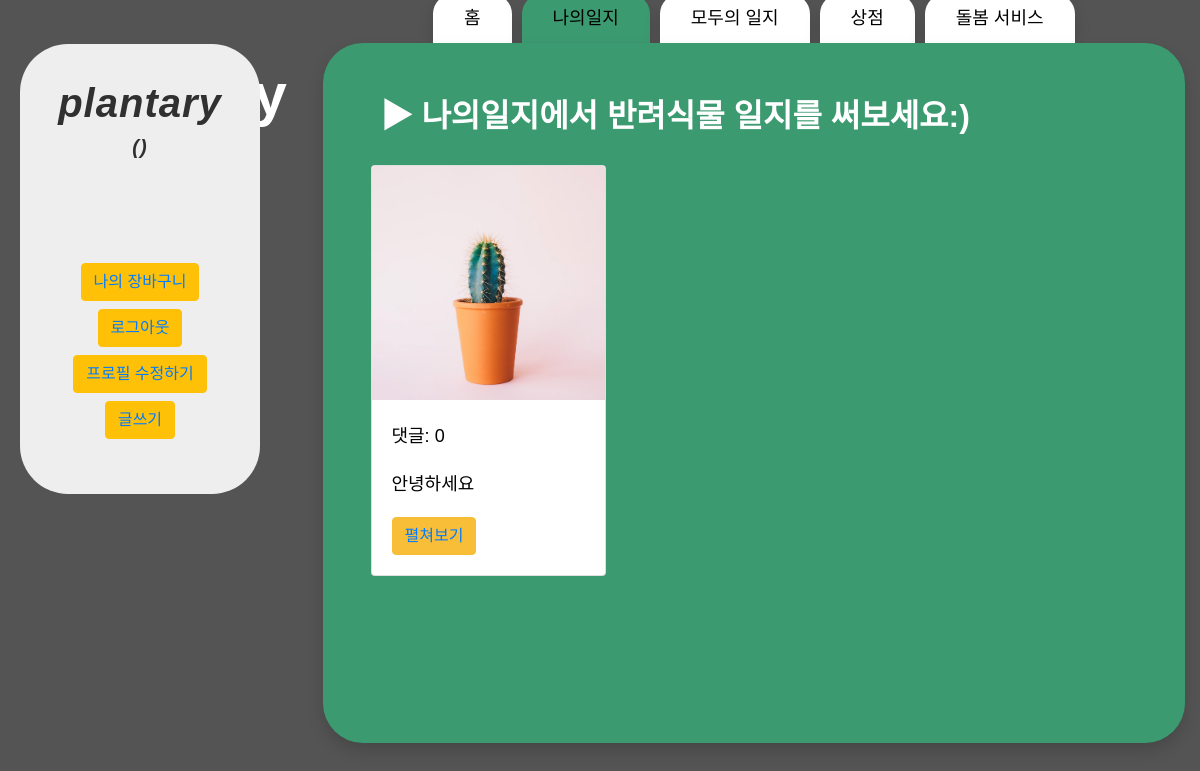
/ourdiary/mylist/ (signed in), run on the app's committed database.
### ourdiary/models.py (models this page shows, shortened)
class Photo(models.Model):
    blog = models.ForeignKey(Ourdiary, on_delete = models.CASCADE, null = True)
    image = models.ImageField(upload_to='images/',blank = True, null = True)

class Ourdiary(models.Model):
    author = models.ForeignKey(User, on_delete=models.CASCADE)
    title = models.CharField(max_length=255)
    image = models.ImageField(upload_to='images/')
    description = models.CharField(max_length=500)
    like_user_set = models.ManyToManyField(
        settings.AUTH_USER_MODEL,
        blank=True,
        related_name='like_user_set',
        through='Like'
    )

### ourdiary/views.py (the view)
# urls.py: path('mylist/',views.mylist, name = 'mylist'),
def mylist(request):
    ourdiarys = Ourdiary.objects.all()
    profile = Profile.objects.all()
    current_user = request.user
    ourdiary_list = ourdiarys.filter(author_id=request.user)
    return render(request,'mylist.html',{'ourdiary_list':ourdiary_list,'profile':profile, 'current_user':current_user})

### cart/context_processors.py (called while the page is built)
def counter(request):
    item_count = 0
    if 'admin' in request.path:
        return {}
    else:
        try:
            cart = Cart.objects.filter(cart_id=_cart_id(request))
            cart_items = CartItem.objects.all().filter(cart=cart[:1])
            for cart_item in cart_items:
                item_count += cart_item.quantity
        except Cart.DoesNotExist:
            item_count = 0
    return dict(item_count = item_count)

### cart/views.py (called while the page is built)
def _cart_id(request):
    cart = request.session.session_key
    if not cart:
        cart = request.session.create()
    return cart

### ourdiary/templates/mylist.html (shortened to what this page needs)
{% extends 'base.html' %}
{% load static %}
{% block tab %}
<a class="nav-link shadow" href="{% url 'home' %}">홈</a>
{% if user.is_authenticated %}
<a class="nav-link shadow active" href="{% url 'mylist' %}" role="tab" aria-selected="false">나의일지</a>
{% endif %}
<a class="nav-link shadow" href="{% url 'ourdiary' %}" role="tab" aria-selected="false">모두의 일지</a>
<a class="nav-link shadow" href="{% url 'storemain' %}" role="tab" aria-selected="false">상점</a>
<a class="nav-link shadow" href="{% url 'storemain' %}" role="tab" aria-selected="false">돌봄 서비스</a>
{% endblock %}
{% block contents %}
<h2 style="color: white; font-weight: 900; margin: 30px; margin-left: 10px;">▶ 나의일지에서 반려식물 일지를 써보세요:)</h2>
<div class="row row-cols-1 row-cols-md-3">
    {% for ourdiary in ourdiary_list.all %}
    <div class="col mb-4">
        <div class="card">
            {% for photo in ourdiary.photo_set.all %}
            {%  ifequal forloop.counter 1 %}
            <img src="{{photo.image.url}}" class="card-img-top" alt="...">
            {% endifequal %}
            {% endfor %}
            <div class="card-body">
                <p class="card-text">댓글: {{ ourdiary.comments.count }}</p>
                <p class="card-text">{{ourdiary.title}}</p>
                <button type="button" class="btn btn-primary">
                    <a href="{% url 'detail' ourdiary.id %}">펼쳐보기</a>
                </button>
            </div>
            {% empty %}
             <p>글이 아직 없습니다.</p>
        </div>
    </div>
    {% endfor %}
</div>
{% endblock %}

### project/templates/base.html (shortened to what this page needs)
{% load static %}
<!DOCTYPE html>
<html lang="en">
<head>
    <link rel="stylesheet" href="{% static 'css/style.css' %}">
    <link rel="stylesheet" href="https://cdn.jsdelivr.net/npm/bootstrap@4.5.3/dist/css/bootstrap.min.css"
>
    <link rel="stylesheet" href="{% static 'css/tooplate-style.css' %}">
</head>
<body style="background-image: url('{% static 'img/background.png' %}');">
    <div class="hero-wrap js-fullheight">
        <a class="whitea" href="{% url 'home' %}" style="position: fixed; padding: 50px; color: white; font-weight: 900; font-size: 60px;"> Plantary</a>
    </div>
    <section class="justify-content-center ftco-search">
        <div class="row">
            <div class="col-3">
                <section style="position: fixed; margin-top: 50px; width: 20%; margin-left: 20px">
                    {% if user.is_authenticated %}
                    <div class="tm-banner-inner">
                        <h1 class="tm-banner-title">{{ user.username }}</h1>
                        <h5 class="tm-banner-title">({{ current_user.profile.nickname }})</h5>
                        <nav class="tm-main-nav">
                            <ul class="tm-main-nav-ul">
                                <button type="button" class="btn btn-warning mb-2"><a
                                    href="#">나의 장바구니</a></button>
                                <button type="button" class="btn btn-warning mb-2 whitea"><a
                                        href="javascript:{document.getElementById('logout').submit()}">로그아웃</a></button>
                                {% if user == current_user%}
                                <button type="button" class="btn btn-warning mb-2 whitea"><a
                                        href="{% url 'profile_update' %}">프로필 수정하기</a></button>
                                {% endif %}
                                <button type="button" class="btn btn-warning"><a href="{% url 'new' %}">글쓰기</a></button>
                            </ul>
                        </nav>
                    </div>
                    {% endif %}
                </section>
            </div>
            <div class="col-9">
                <div class="col-md-12 nav-link-wrap">
                    <div class="nav nav-pills justify-content-center text-center">
                        {% block tab %}
                        {% endblock %}
                    </div>
                </div>
                <div class="col-md-12 tab-wrap">
                    <div class="tab-content p-4 px-5 shadow h-100" style="border-radius: 40px; min-height: 700px">
                        {% block contents %}
                        {% endblock %}
                    </div>
                </div>
            </div>
        </div>
    </section>
</body>
</html>

### Main/static/css/tooplate-style.css (style rules this page uses)
ul { padding: 0; margin: 0; }
p { line-height: 1.8; }
body { color: #000; font-family: 'Noto Sans KR', sans-serif; font-size: 18px; font-weight: 300; overflow-x: hidden; }
.tm-main-nav { margin-top: 40px; border-radius: 3rem; background-color: #EEEEEE; font-size: 1.3rem; }
.tm-main-nav-ul { text-align: center; -webkit-box-flex: 1; -webkit-flex: 1; -ms-flex: 1; flex: 1; display: -webkit-box; display: -webkit-flex; display: -ms-flexbox; display: flex; -webkit-box-orient: vertical; -webkit-box-direction: normal; -webkit-flex-direction: column; -ms-flex-direction: column; flex-direction: column; -webkit-box-align: center; -webkit-align-items: center; -ms-flex-align: center; align-items: center; -webkit-box-pack: center; -webkit-justify-content: center; -ms-flex-pack: center; justify-content: center; }
.tm-banner-inner { border-radius: 3rem; background-color: #EEEEEE; color: rgb(39, 116, 23); height: 100%; padding: 35px 35px 45px; text-align: center; display: -webkit-box; display: -webkit-flex; display: -ms-flexbox; display: flex; -webkit-box-orient: vertical; -webkit-box-direction: normal; -webkit-flex-direction: column; -ms-flex-direction: column; flex-direction: column; -webkit-box-align: center; -webkit-align-items: center; -ms-flex-align: center; align-items: center; -webkit-box-pack: center; -webkit-justify-content: center; -ms-flex-pack: center; justify-content: center; }
.tm-banner-title { font-family: 'Noto Sans KR', sans-serif; font-weight: 700; font-style: italic; font-size: 10; letter-spacing: 1px; text-transform: lowercase; }
.tm-main-nav { display: -webkit-box; display: -webkit-flex; display: -ms-flexbox; display: flex; height: 100%; padding: 40px 40px 10px 40px; }

### data on the page
Ourdiary: comments.count "0", title "안녕하세요"
Photo: image (picture)

### other printed values
{{ user.username }} "plantary"
